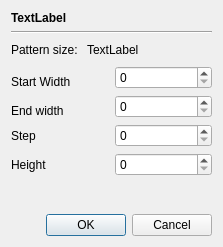
<?xml version="1.0" encoding="UTF-8"?>
<ui version="4.0">
 <class>PrintRangPicker</class>
 <widget class="QDialog" name="PrintRangPicker">
  <property name="geometry">
   <rect>
    <x>0</x>
    <y>0</y>
    <width>223</width>
    <height>247</height>
   </rect>
  </property>
  <property name="windowTitle">
   <string>Dialog</string>
  </property>
  <layout class="QGridLayout" name="gridLayout">
   <item row="0" column="0">
    <widget class="QLabel" name="rugName">
     <property name="font">
      <font>
       <weight>75</weight>
       <bold>true</bold>
      </font>
     </property>
     <property name="text">
      <string>TextLabel</string>
     </property>
    </widget>
   </item>
   <item row="1" column="0" colspan="2">
    <widget class="Line" name="line">
     <property name="orientation">
      <enum>Qt::Horizontal</enum>
     </property>
    </widget>
   </item>
   <item row="2" column="0" colspan="2">
    <layout class="QHBoxLayout" name="horizontalLayout">
     <item>
      <widget class="QLabel" name="label">
       <property name="text">
        <string>Pattern size: </string>
       </property>
      </widget>
     </item>
     <item>
      <widget class="QLabel" name="patternSize">
       <property name="text">
        <string>TextLabel</string>
       </property>
      </widget>
     </item>
     <item>
      <spacer name="horizontalSpacer">
       <property name="orientation">
        <enum>Qt::Horizontal</enum>
       </property>
       <property name="sizeHint" stdset="0">
        <size>
         <width>40</width>
         <height>20</height>
        </size>
       </property>
      </spacer>
     </item>
    </layout>
   </item>
   <item row="3" column="0" rowspan="2">
    <widget class="QLabel" name="label_2">
     <property name="text">
      <string>Start Width</string>
     </property>
     <property name="buddy">
      <cstring>startWidth</cstring>
     </property>
    </widget>
   </item>
   <item row="3" column="1">
    <widget class="QSpinBox" name="startWidth">
     <property name="maximum">
      <number>999999999</number>
     </property>
    </widget>
   </item>
   <item row="4" column="1" rowspan="2">
    <widget class="QSpinBox" name="endWidth">
     <property name="maximum">
      <number>999999999</number>
     </property>
    </widget>
   </item>
   <item row="5" column="0">
    <widget class="QLabel" name="label_3">
     <property name="text">
      <string>End width</string>
     </property>
     <property name="buddy">
      <cstring>endWidth</cstring>
     </property>
    </widget>
   </item>
   <item row="6" column="0">
    <widget class="QLabel" name="label_5">
     <property name="text">
      <string>Step</string>
     </property>
     <property name="buddy">
      <cstring>step</cstring>
     </property>
    </widget>
   </item>
   <item row="6" column="1">
    <widget class="QSpinBox" name="step">
     <property name="maximum">
      <number>99999999</number>
     </property>
    </widget>
   </item>
   <item row="7" column="0">
    <widget class="QLabel" name="label_4">
     <property name="text">
      <string>Height</string>
     </property>
     <property name="buddy">
      <cstring>rugHeight</cstring>
     </property>
    </widget>
   </item>
   <item row="7" column="1">
    <widget class="QSpinBox" name="rugHeight">
     <property name="maximum">
      <number>99999</number>
     </property>
    </widget>
   </item>
   <item row="9" column="0" colspan="2">
    <widget class="QDialogButtonBox" name="buttonBox">
     <property name="orientation">
      <enum>Qt::Horizontal</enum>
     </property>
     <property name="standardButtons">
      <set>QDialogButtonBox::Cancel|QDialogButtonBox::Ok</set>
     </property>
    </widget>
   </item>
   <item row="8" column="0" colspan="2">
    <spacer name="verticalSpacer">
     <property name="orientation">
      <enum>Qt::Vertical</enum>
     </property>
     <property name="sizeHint" stdset="0">
      <size>
       <width>20</width>
       <height>40</height>
      </size>
     </property>
    </spacer>
   </item>
  </layout>
 </widget>
 <resources/>
 <connections>
  <connection>
   <sender>buttonBox</sender>
   <signal>accepted()</signal>
   <receiver>PrintRangPicker</receiver>
   <slot>accept()</slot>
   <hints>
    <hint type="sourcelabel">
     <x>248</x>
     <y>254</y>
    </hint>
    <hint type="destinationlabel">
     <x>157</x>
     <y>274</y>
    </hint>
   </hints>
  </connection>
  <connection>
   <sender>buttonBox</sender>
   <signal>rejected()</signal>
   <receiver>PrintRangPicker</receiver>
   <slot>reject()</slot>
   <hints>
    <hint type="sourcelabel">
     <x>316</x>
     <y>260</y>
    </hint>
    <hint type="destinationlabel">
     <x>286</x>
     <y>274</y>
    </hint>
   </hints>
  </connection>
 </connections>
</ui>
